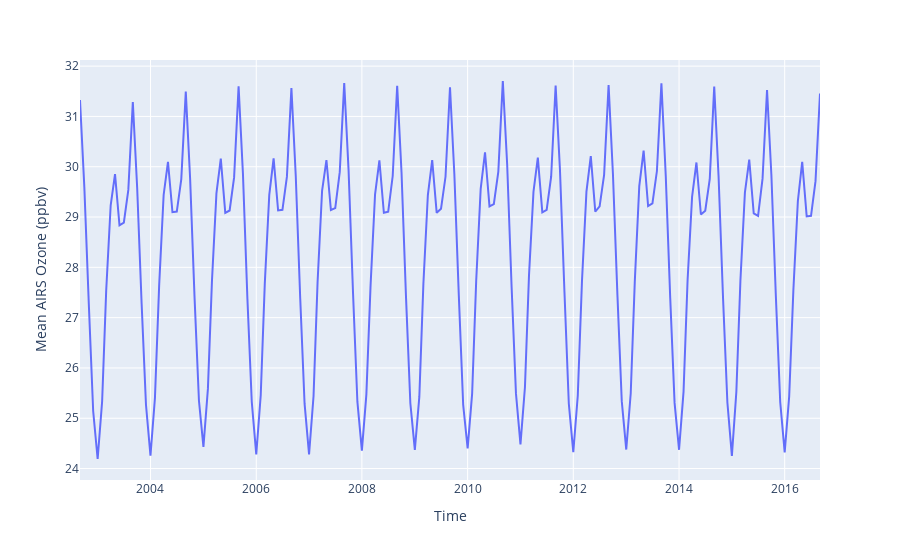

Here is the notebook cell this chart was saved with:
### Code cell
px.line(ozone_data, x="Time", y="Mean AIRS Ozone (ppbv)")

### Figure 1 — Plotly figure (JSON) as saved in the notebook; plotly's stock layout.template omitted (floating-point values rounded to 4 significant figures; data arrays with more than 128 entries replaced by an {"elided": "..."} marker saying what was removed)
{"data": [{"hovertemplate": "Time=%{x}<br>Mean AIRS Ozone (ppbv)=%{y}<extra></extra>", "legendgroup": "", "line": {"color": "#636efa", "dash": "solid"}, "marker": {"symbol": "circle"}, "mode": "lines", "name": "", "orientation": "v", "showlegend": false, "type": "scatter", "x": {"elided": "169 str values"}, "xaxis": "x", "y": {"elided": "169 float values"}, "yaxis": "y"}], "layout": {"legend": {"tracegroupgap": 0}, "margin": {"t": 60}, "xaxis": {"anchor": "y", "domain": [0, 1], "title": {"text": "Time"}}, "yaxis": {"anchor": "x", "domain": [0, 1], "title": {"text": "Mean AIRS Ozone (ppbv)"}}}}
